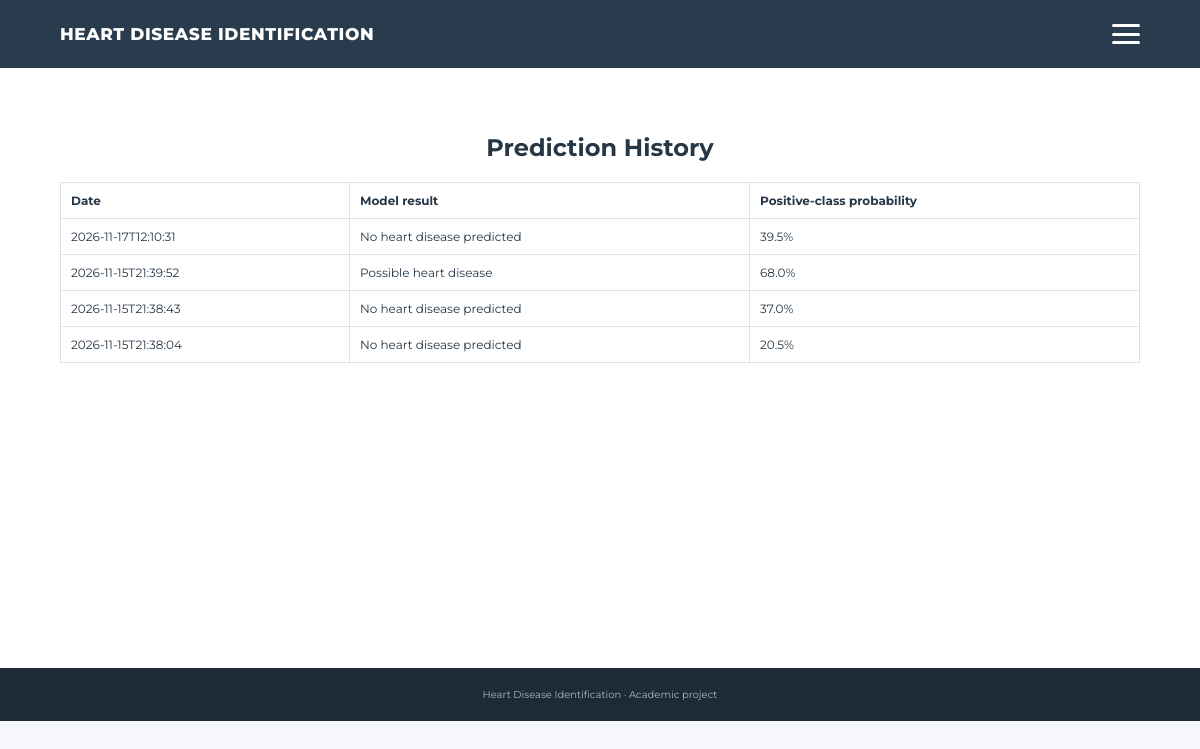
Screenshot of /history (signed in) with the database file from the repository.
### tables this page shows
CREATE TABLE prediction_history(
        id INTEGER PRIMARY KEY AUTOINCREMENT, username TEXT, created_at TEXT,
        prediction TEXT, probability REAL);

### app.py (the view)
@app.route("/history")
@login_required
def history():
    con = db()
    rows = con.execute(
        "SELECT created_at, prediction, probability FROM prediction_history WHERE username = ? ORDER BY id DESC LIMIT 30",
        (current_user.username,)
    ).fetchall()
    con.close()
    return render_template("history.html", rows=rows)

### app.py (called while the page is built)
@login_manager.user_loader
def load_user(user_id):
    con = db()
    row = con.execute("SELECT id, username FROM users WHERE id = ?", (user_id,)).fetchone()
    con.close()
    if row:
        return User(id=row[0], username=row[1])
    return None

def db():
    con = sqlite3.connect(DB)
    con.execute("""CREATE TABLE IF NOT EXISTS users(
        id INTEGER PRIMARY KEY AUTOINCREMENT,
        username TEXT UNIQUE NOT NULL,
        password_hash TEXT NOT NULL)""")
    con.execute("""CREATE TABLE IF NOT EXISTS prediction_history(
        id INTEGER PRIMARY KEY AUTOINCREMENT,
        username TEXT,
        created_at TEXT,
        prediction TEXT,
        probability REAL)""")
    admin_exists = con.execute("SELECT 1 FROM users WHERE username = ?", ("admin",)).fetchone()
    if not admin_exists:
        con.execute(
            "INSERT INTO users (username, password_hash) VALUES (?, ?)",
            ("admin", generate_password_hash("heart123"))
        )
    con.commit()
    return con

### templates/history.html
{% extends "base.html" %}{% block title %}Prediction History{% endblock %}{% block content %}
<section class="plain"><h1>Prediction History</h1>{% if rows %}<table><tr><th>Date</th><th>Model result</th><th>Positive-class probability</th></tr>{% for r in rows %}<tr><td>{{r[0]}}</td><td>{{r[1]}}</td><td>{{(r[2]*100)|round(1)}}%</td></tr>{% endfor %}</table>{% else %}<p>No predictions have been saved yet.</p>{% endif %}</section>{% endblock %}

### templates/base.html (shortened to what this page needs)
<!doctype html>
<html lang="en">
<head>
    <link rel="stylesheet" href="{{ url_for('static', filename='style.css') }}">
</head>
<body>
    <header class="nav">
        <a class="logo" href="{{ url_for('home') }}">HEART DISEASE IDENTIFICATION</a>
        <button class="menu" aria-label="Toggle navigation"
            onclick="this.classList.toggle('active'); document.querySelector('.links').classList.toggle('show')">
            <span class="bar"></span>
            <span class="bar"></span>
            <span class="bar"></span>
        </button>
    </header>
    {% block content %}{% endblock %}
    <footer>Heart Disease Identification · Academic project</footer>
</body>
</html>

### static/style.css (style rules this page uses)
* { box-sizing: border-box }
body { margin: 0; background: #f5f7fa; color: #263747; font-family: Montserrat, Arial, sans-serif }
.nav { height: auto; min-height: 68px; background: #293c4e; color: #fff; display: flex; align-items: center; justify-content: space-between; padding: 0 5%; gap: 20px }
.logo { color: #fff; text-decoration: none; font-size: 17px; font-weight: 800; letter-spacing: .6px }
.menu { display: none; background: none; border: 0; color: white; font-size: 25px }
.report table, .plain table { border-collapse: collapse; width: 100%; font-size: 12px }
.report td, .report th, .plain td, .plain th { padding: 10px; border: 1px solid #dce2e6; text-align: left }
.plain { padding: 45px 5%; min-height: 75vh; background: white }
.plain h1 { text-align: center }
footer { background: #1e2b37; color: #aab5be; text-align: center; padding: 20px; font-size: 10px }

### templates/base.html (style rules this page uses)
header.nav { position: relative; display: flex; justify-content: space-between; align-items: center; }
.menu { display: flex !important; flex-direction: column; justify-content: space-between; width: 28px; height: 20px; background: transparent; border: none; cursor: pointer; padding: 0; color: #ffffff; z-index: 1001; }
.menu .bar { display: block; width: 100%; height: 3px; background-color: currentColor; border-radius: 3px; transition: transform 0.3s ease, opacity 0.3s ease; }

### rows the page displays
prediction_history: created_at "2026-11-17T12:10:31", prediction "No heart disease predicted", (r[2]*100)|round(1) "39.5"
prediction_history: created_at "2026-11-15T21:39:52", prediction "Possible heart disease", (r[2]*100)|round(1) "68.0"
prediction_history: created_at "2026-11-15T21:38:43", prediction "No heart disease predicted", (r[2]*100)|round(1) "37.0"
prediction_history: created_at "2026-11-15T21:38:04", prediction "No heart disease predicted", (r[2]*100)|round(1) "20.5"
